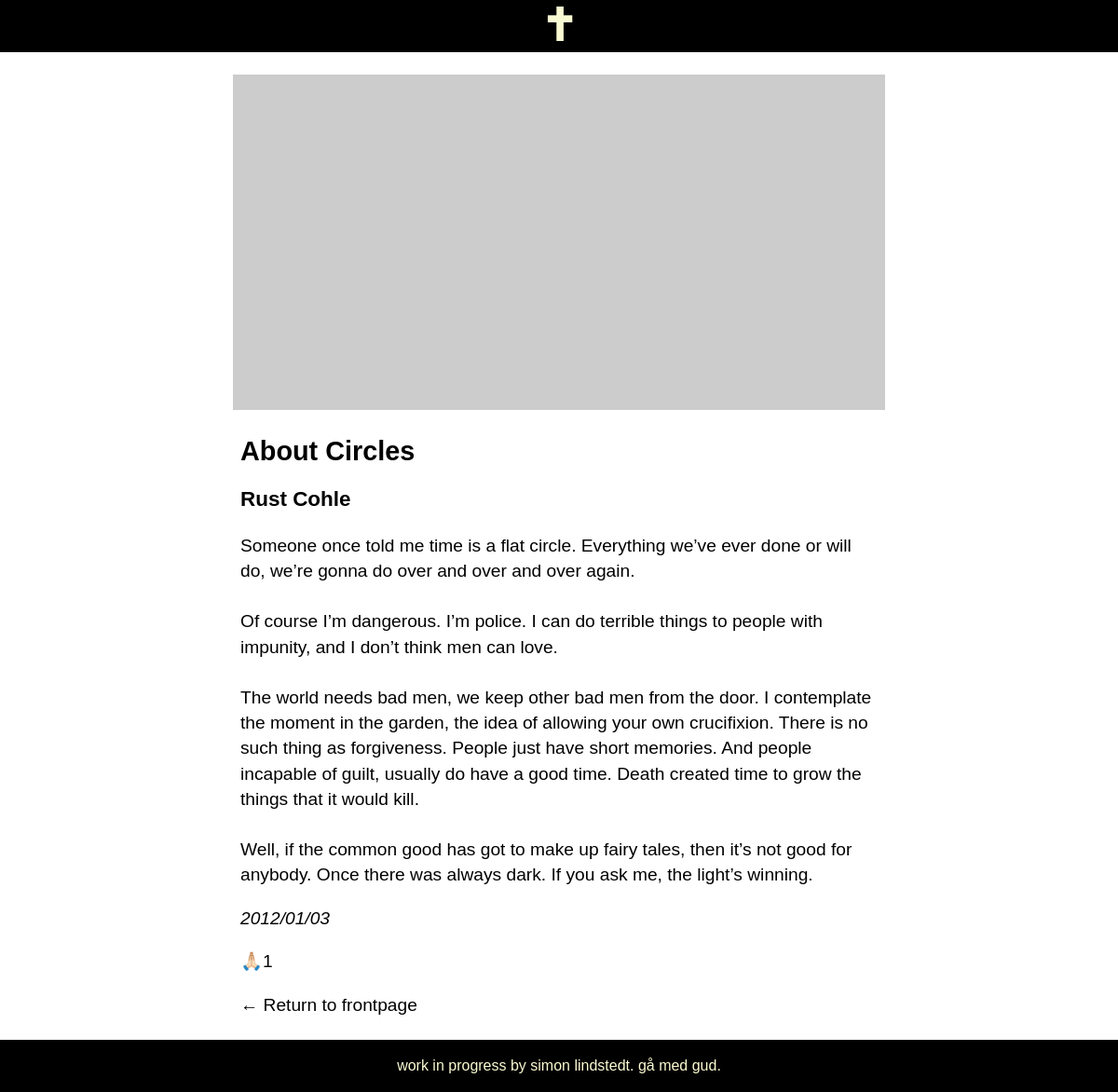
/article.php?ID=11, run on the app's committed database.
### tables this page shows
CREATE TABLE posts (
	ID INTEGER PRIMARY KEY AUTOINCREMENT,
	title VARCHAR,
	author_id INTEGER,
	publication_date DATE,
	likes INT,
	content TEXT, content_descr TEXT,
	FOREIGN KEY(author_id) REFERENCES users(ID)
);

CREATE TABLE users (
	ID INTEGER PRIMARY KEY AUTOINCREMENT,
	name VARCHAR
);

### article.php (the view)
<?php
require __DIR__ . '/database.php';
require __DIR__ . '/functions.php';
if (isset($_GET['ID'])) {
  $articleId = $_GET['ID'];
  $stmnt = $pdo->query("SELECT * FROM users");
  $authors = $stmnt->fetchAll(PDO::FETCH_ASSOC);
  $stmnt = $pdo->query("SELECT * FROM posts WHERE ID = $articleId");
  $article = $stmnt->fetchAll(PDO::FETCH_ASSOC);
}
require __DIR__ . '/header.php';
?>
<main>
  <article>
    <img src="https://picsum.photos/id/<?= $article[0]['author_id'] ?>/1000" alt="currently a temporary picture of a laptop, probably" />
    <div class="text">
      <h2><?= $article[0]['title'] ?></h2>
      <a href="<?= generateURL('author', 'author_id', $article[0]) ?>">
        <h3><?= getAuthorName($authors, (int)$article[0]['author_id']) ?></h3>
      </a>
      <p><?= addBreaks($article[0]['content']) ?></p>
      <em><?= $article[0]['publication_date'] ?></em>
      <p>🙏🏻<?= $article[0]['likes'] ?></p>
      <a href="index.php">← Return to frontpage</a>
    </div>
  </article>
</main>
<?php
require __DIR__ . '/footer.php';
?>

### functions.php (shortened to what this page needs)
<?php
function addBreaks(string $text): string
{
  return str_ireplace("\n", "<br>", $text);
}
function getAuthorName(array $authors, int $authorId): string
{
  foreach ($authors as $author) {
    if ((int)$author['ID'] === $authorId) {
      return $author['name'];
    }
  }
}
function generateURL(string $pageName, string $key, array $content): string
{
  return $pageName . '.php?' . $key . '=' . $content[$key];
}

### main.css (style rules this page uses)
:root { --bg: #ffffff; --font-color: #000000; }
* { box-sizing: border-box; }
body { margin: 0; font-family: Helvetica, sans-serif; background-color: var(--bg); }
a:link, a:visited { color: var(--font-color); text-decoration: none; }
.text { padding: 0px 8px; }
article, .grid-item p { font-size: 1.2rem; line-height: 1.7rem; }
article img { width: 100%; height: auto; }
@media screen and (min-width: 700px) { main { max-width: 1000px; margin: 0px auto; } }
@media screen and (min-width: 700px) { article { max-width: 700px; margin: 0px auto; } }
@media screen and (min-width: 700px) { article img { max-height: 45vh; object-fit: cover; } }

### data on the page
posts: title "About Circles", author.name "Rust Cohle", content "Someone once told me time is a flat circle. Everything we’ve ever done or will do, we’re gonna do over and over and over again. Of course I’m dangerous. I’m police. I can do terrible things to people with impunity, and I don’t think men can love. The world needs bad men, we keep other bad men from the door. I contemplate the moment in the garden, the idea of allowing your own crucifixion. There is no such thing as forgiveness. People just have short memories. And people incapable of guilt, usually do have a good time. Death created time to grow the things that it would kill. Well, if the common good has got to make up fairy tales, then it’s not good for anybody. Once there was always dark.…", publication_date "2012/01/03", likes "1"
